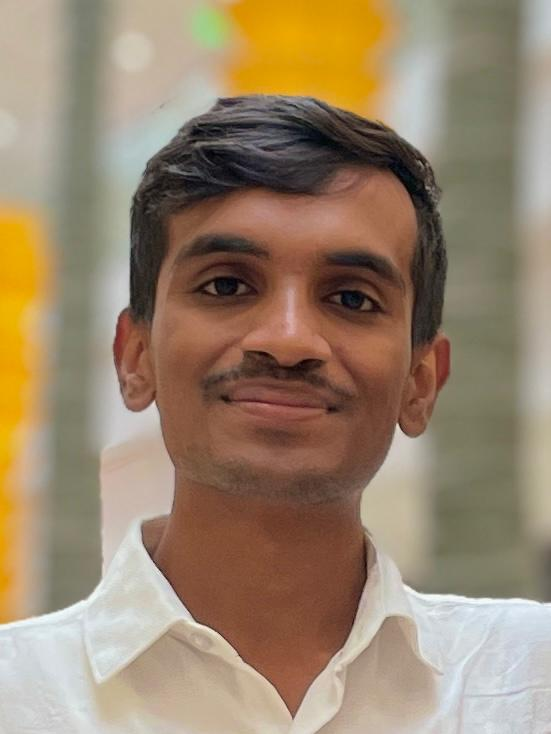
#> input picture face_data/karunya.jpg, 551 x 734 px
$ python -i video_utils.py   (imports and definitions only)
#> lines starting #> are read from the running program, lines starting #| are printed output that depends on the picture
### semantixel/core/logging.py
"""Central logging configuration for Semantixel.

Provides a pre-configured :data:`logger` instance that writes application
history to a durable log file, plus a convenience
:func:`log_exception` helper for capturing tracebacks.
"""

import logging
import os
import traceback
from logging.handlers import RotatingFileHandler

DEFAULT_LOG_FILE = os.path.join("logs", "semantixel.log")
DEFAULT_MAX_BYTES = 5 * 1024 * 1024
DEFAULT_BACKUP_COUNT = 3


def _env_flag(name: str, default: bool = False) -> bool:
    """Return a boolean value from an environment variable."""
    value = os.getenv(name)
    if value is None:
        return default
    return value.strip().lower() in {"1", "true", "yes", "on"}


def setup_logging(level: int = logging.INFO) -> logging.Logger:
    """Create and return the root ``semantixel`` logger.

    Writes structured log lines to a central log file with format::

        YYYY-MM-DD HH:MM:SS - semantixel - LEVEL - [filename.py:line] - message

    By default logs are written to ``logs/semantixel.log``. Override the path
    with ``SEMANTIXEL_LOG_FILE``. Console logging is disabled by default and
    can be enabled with ``SEMANTIXEL_LOG_CONSOLE=true``.

    Args:
        level: Logging level (default ``logging.INFO``).

    Returns:
        Configured :class:`logging.Logger` instance.
    """
    logger = logging.getLogger("semantixel")
    logger.setLevel(level)
    logger.propagate = False

    formatter = logging.Formatter(
        "%(asctime)s - %(name)s - %(levelname)s - [%(filename)s:%(lineno)d] - %(message)s"
    )

    if not any(
        getattr(handler, "_semantixel_file_handler", False)
        for handler in logger.handlers
    ):
        log_file = os.getenv("SEMANTIXEL_LOG_FILE", DEFAULT_LOG_FILE)
        log_dir = os.path.dirname(os.path.abspath(log_file))
        if log_dir:
            os.makedirs(log_dir, exist_ok=True)

        file_handler = RotatingFileHandler(
            log_file,
            maxBytes=DEFAULT_MAX_BYTES,
            backupCount=DEFAULT_BACKUP_COUNT,
            encoding="utf-8",
        )
        file_handler._semantixel_file_handler = True
        file_handler.setFormatter(formatter)
        logger.addHandler(file_handler)

    if _env_flag("SEMANTIXEL_LOG_CONSOLE"):
#> further down, picture is the input picture: shape (734, 551, 3); mean B, G, R 108.3, 132.3, 153
        import sys

        if not any(
            getattr(handler, "_semantixel_console_handler", False)
            for handler in logger.handlers
        ):
            console_handler = logging.StreamHandler(sys.stdout)
            console_handler._semantixel_console_handler = True
            console_handler.setFormatter(formatter)
            logger.addHandler(console_handler)

    return logger


# [15 lines left out: function log_exception, not called in this run]


logger: logging.Logger = setup_logging()
"""Pre-configured module-level logger.  Import and use directly."""

### semantixel/utils/video_utils.py
"""Video frame extraction with histogram-based deduplication."""

import cv2
import os
from typing import Generator, Dict, Optional
from PIL import Image
from semantixel.core.logging import logger


def _get_histogram(frame):
    """Compute a 2D HSV histogram for a video frame.

    Args:
        frame: BGR image array from OpenCV.

    Returns:
        Normalised histogram, or ``None`` if *frame* is ``None``.
    """
    if frame is None:
        return None
    hsv = cv2.cvtColor(frame, cv2.COLOR_BGR2HSV)
#> hsv: shape (734, 551, 3); mean H, S, V 28.1, 78, 154
    hist = cv2.calcHist([hsv], [0, 1], None, [50, 60], [0, 180, 0, 256])
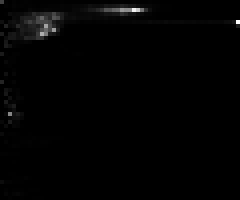
#> hist: shape (50, 60) float32 (shown 4 times larger); min 0, max 12557, mean 134.8; drawn with min black and max white
    cv2.normalize(hist, hist, alpha=0, beta=1, norm_type=cv2.NORM_MINMAX)
    return hist


# [88 lines left out: functions _calculate_histogram_difference, extract_frames_in_memory, not called in this run]

>>> import cv2
>>> picture = cv2.imread('../../face_data/karunya.jpg')
>>> result = _get_histogram(picture)
